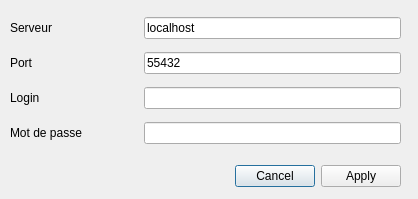
<?xml version="1.0" encoding="UTF-8"?>
<ui version="4.0">
 <class>Dialog</class>
 <widget class="QDialog" name="Dialog">
  <property name="geometry">
   <rect>
    <x>0</x>
    <y>0</y>
    <width>418</width>
    <height>199</height>
   </rect>
  </property>
  <property name="windowTitle">
   <string>Paramètres de connexion au serveur de bases de données</string>
  </property>
  <widget class="QWidget" name="layoutWidget_155">
   <property name="geometry">
    <rect>
     <x>10</x>
     <y>10</y>
     <width>391</width>
     <height>141</height>
    </rect>
   </property>
   <layout class="QGridLayout" name="gridLayout_16">
    <item row="0" column="0">
     <widget class="QLabel" name="label_192">
      <property name="styleSheet">
       <string notr="true">color: rgb(0, 0, 0);</string>
      </property>
      <property name="text">
       <string>Serveur</string>
      </property>
     </widget>
    </item>
    <item row="3" column="0">
     <widget class="QLabel" name="label_194">
      <property name="styleSheet">
       <string notr="true">color: rgb(0, 0, 0);</string>
      </property>
      <property name="text">
       <string>Mot de passe</string>
      </property>
     </widget>
    </item>
    <item row="1" column="1" colspan="2">
     <widget class="QLineEdit" name="lineEdit_port">
      <property name="text">
       <string>55432</string>
      </property>
     </widget>
    </item>
    <item row="2" column="1" colspan="2">
     <widget class="QLineEdit" name="lineEdit_login">
      <property name="styleSheet">
       <string notr="true">color: rgb(0, 0, 0);</string>
      </property>
      <property name="text">
       <string/>
      </property>
     </widget>
    </item>
    <item row="3" column="1" colspan="2">
     <widget class="QLineEdit" name="lineEdit_pwd">
      <property name="styleSheet">
       <string notr="true">color: rgb(0, 0, 0);</string>
      </property>
      <property name="text">
       <string/>
      </property>
     </widget>
    </item>
    <item row="1" column="0">
     <widget class="QLabel" name="label">
      <property name="text">
       <string>Port</string>
      </property>
     </widget>
    </item>
    <item row="0" column="1" colspan="2">
     <widget class="QLineEdit" name="lineEdit_host">
      <property name="toolTip">
       <string>&lt;html&gt;&lt;head/&gt;&lt;body&gt;&lt;p&gt;GTFSAnalyst utilise une base de données PostgreSQL-PostGIS pour le stockage des données et le calcul &lt;br/&gt;des indicateurs. Par défaut, elle est configurée pour être stockée localement sur la machine (installation PostgreSQL &amp;quot;PGLite&amp;quot;, base &amp;quot;gtfsanalyst&amp;quot; sur le port 55432 avec le nom d'utilisateur de la session Windows et sans mot de passe).&lt;/p&gt;&lt;p&gt;Ce paramétrage peut être modifié ici, pour configurer le stockage de la base de données de l'application&lt;br/&gt;sur un autre serveur ou dans une autre base.&lt;/p&gt;&lt;p&gt;&lt;br/&gt;&lt;/p&gt;&lt;/body&gt;&lt;/html&gt;</string>
      </property>
      <property name="styleSheet">
       <string notr="true">color: rgb(0, 0, 0);</string>
      </property>
      <property name="text">
       <string>localhost</string>
      </property>
     </widget>
    </item>
    <item row="2" column="0">
     <widget class="QLabel" name="label_193">
      <property name="styleSheet">
       <string notr="true">color: rgb(0, 0, 0);</string>
      </property>
      <property name="text">
       <string>Login</string>
      </property>
     </widget>
    </item>
   </layout>
  </widget>
  <widget class="QDialogButtonBox" name="buttonBox">
   <property name="geometry">
    <rect>
     <x>220</x>
     <y>160</y>
     <width>181</width>
     <height>32</height>
    </rect>
   </property>
   <property name="orientation">
    <enum>Qt::Horizontal</enum>
   </property>
   <property name="standardButtons">
    <set>QDialogButtonBox::Apply|QDialogButtonBox::Cancel</set>
   </property>
  </widget>
 </widget>
 <tabstops>
  <tabstop>lineEdit_host</tabstop>
  <tabstop>lineEdit_port</tabstop>
  <tabstop>lineEdit_login</tabstop>
  <tabstop>lineEdit_pwd</tabstop>
 </tabstops>
 <resources/>
 <connections/>
</ui>
